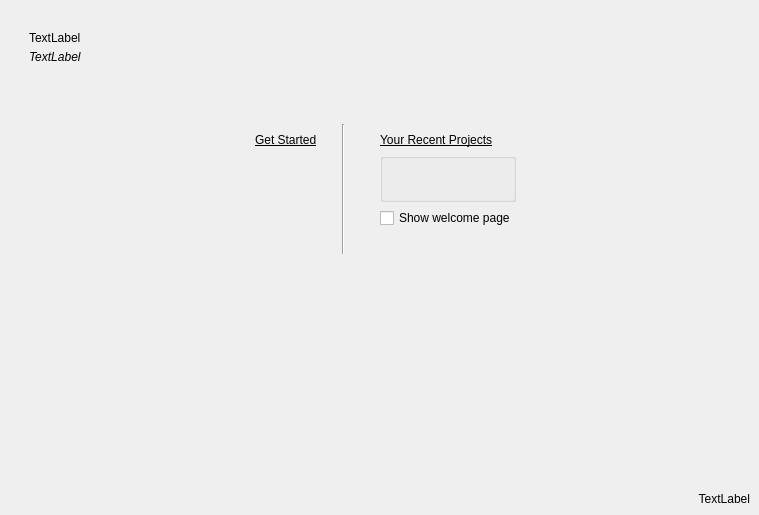
<?xml version="1.0" encoding="UTF-8"?>
<ui version="4.0">
 <class>WelcomePageWidget</class>
 <widget class="QWidget" name="WelcomePageWidget">
  <property name="geometry">
   <rect>
    <x>0</x>
    <y>0</y>
    <width>759</width>
    <height>515</height>
   </rect>
  </property>
  <property name="windowTitle">
   <string>Form</string>
  </property>
  <layout class="QVBoxLayout" name="verticalLayout_4">
   <property name="spacing">
    <number>5</number>
   </property>
   <property name="leftMargin">
    <number>9</number>
   </property>
   <property name="rightMargin">
    <number>9</number>
   </property>
   <property name="bottomMargin">
    <number>9</number>
   </property>
   <item>
    <layout class="QGridLayout" name="gridLayout_2">
     <property name="leftMargin">
      <number>20</number>
     </property>
     <property name="topMargin">
      <number>20</number>
     </property>
     <item row="0" column="0">
      <widget class="QLabel" name="labelLogo">
       <property name="sizePolicy">
        <sizepolicy hsizetype="Maximum" vsizetype="Preferred">
         <horstretch>0</horstretch>
         <verstretch>0</verstretch>
        </sizepolicy>
       </property>
       <property name="text">
        <string>TextLabel</string>
       </property>
      </widget>
     </item>
     <item row="1" column="0">
      <widget class="QLabel" name="labelHeader">
       <property name="sizePolicy">
        <sizepolicy hsizetype="Maximum" vsizetype="Preferred">
         <horstretch>0</horstretch>
         <verstretch>0</verstretch>
        </sizepolicy>
       </property>
       <property name="font">
        <font>
         <italic>true</italic>
        </font>
       </property>
       <property name="text">
        <string>TextLabel</string>
       </property>
      </widget>
     </item>
     <item row="0" column="1" rowspan="2">
      <spacer name="horizontalSpacer_3">
       <property name="orientation">
        <enum>Qt::Horizontal</enum>
       </property>
       <property name="sizeHint" stdset="0">
        <size>
         <width>40</width>
         <height>20</height>
        </size>
       </property>
      </spacer>
     </item>
    </layout>
   </item>
   <item>
    <widget class="QWidget" name="widget_3" native="true">
     <property name="minimumSize">
      <size>
       <width>0</width>
       <height>50</height>
      </size>
     </property>
    </widget>
   </item>
   <item>
    <layout class="QHBoxLayout" name="horizontalLayout">
     <item>
      <spacer name="horizontalSpacer">
       <property name="orientation">
        <enum>Qt::Horizontal</enum>
       </property>
       <property name="sizeHint" stdset="0">
        <size>
         <width>40</width>
         <height>20</height>
        </size>
       </property>
      </spacer>
     </item>
     <item>
      <widget class="QWidget" name="widget" native="true">
       <property name="sizePolicy">
        <sizepolicy hsizetype="Preferred" vsizetype="Preferred">
         <horstretch>0</horstretch>
         <verstretch>0</verstretch>
        </sizepolicy>
       </property>
       <layout class="QGridLayout" name="gridLayout">
        <property name="leftMargin">
         <number>20</number>
        </property>
        <property name="rightMargin">
         <number>20</number>
        </property>
        <item row="0" column="0">
         <widget class="QLabel" name="labelGetStarted">
          <property name="sizePolicy">
           <sizepolicy hsizetype="Preferred" vsizetype="Maximum">
            <horstretch>0</horstretch>
            <verstretch>0</verstretch>
           </sizepolicy>
          </property>
          <property name="font">
           <font>
            <underline>true</underline>
           </font>
          </property>
          <property name="text">
           <string>Get Started</string>
          </property>
         </widget>
        </item>
        <item row="2" column="0">
         <spacer name="verticalSpacer">
          <property name="orientation">
           <enum>Qt::Vertical</enum>
          </property>
          <property name="sizeHint" stdset="0">
           <size>
            <width>20</width>
            <height>40</height>
           </size>
          </property>
         </spacer>
        </item>
        <item row="1" column="0">
         <layout class="QVBoxLayout" name="verticalLayout">
          <property name="spacing">
           <number>0</number>
          </property>
          <property name="sizeConstraint">
           <enum>QLayout::SetDefaultConstraint</enum>
          </property>
          <property name="leftMargin">
           <number>20</number>
          </property>
          <property name="topMargin">
           <number>20</number>
          </property>
         </layout>
        </item>
       </layout>
      </widget>
     </item>
     <item>
      <widget class="QWidget" name="widget_4" native="true">
       <property name="minimumSize">
        <size>
         <width>0</width>
         <height>0</height>
        </size>
       </property>
       <layout class="QVBoxLayout" name="verticalLayout_2">
        <property name="spacing">
         <number>0</number>
        </property>
        <property name="leftMargin">
         <number>0</number>
        </property>
        <property name="topMargin">
         <number>0</number>
        </property>
        <property name="rightMargin">
         <number>0</number>
        </property>
        <property name="bottomMargin">
         <number>0</number>
        </property>
        <item>
         <widget class="Line" name="line">
          <property name="minimumSize">
           <size>
            <width>0</width>
            <height>130</height>
           </size>
          </property>
          <property name="orientation">
           <enum>Qt::Vertical</enum>
          </property>
         </widget>
        </item>
        <item>
         <spacer name="verticalSpacer_3">
          <property name="orientation">
           <enum>Qt::Vertical</enum>
          </property>
          <property name="sizeHint" stdset="0">
           <size>
            <width>0</width>
            <height>0</height>
           </size>
          </property>
         </spacer>
        </item>
       </layout>
      </widget>
     </item>
     <item>
      <widget class="QWidget" name="widget_2" native="true">
       <layout class="QGridLayout" name="gridLayout_4" columnstretch="0,0,0">
        <property name="leftMargin">
         <number>30</number>
        </property>
        <property name="spacing">
         <number>6</number>
        </property>
        <item row="2" column="2">
         <widget class="QCheckBox" name="checkBox">
          <property name="text">
           <string>Show welcome page</string>
          </property>
         </widget>
        </item>
        <item row="1" column="2">
         <widget class="QGroupBox" name="groupBox">
          <property name="minimumSize">
           <size>
            <width>0</width>
            <height>0</height>
           </size>
          </property>
          <property name="title">
           <string/>
          </property>
          <property name="flat">
           <bool>false</bool>
          </property>
          <layout class="QGridLayout" name="gridLayout_3">
           <property name="leftMargin">
            <number>15</number>
           </property>
           <property name="topMargin">
            <number>15</number>
           </property>
           <property name="rightMargin">
            <number>15</number>
           </property>
           <property name="bottomMargin">
            <number>15</number>
           </property>
           <property name="horizontalSpacing">
            <number>15</number>
           </property>
           <property name="verticalSpacing">
            <number>0</number>
           </property>
           <item row="0" column="0">
            <layout class="QVBoxLayout" name="verticalLayoutRecent">
             <property name="leftMargin">
              <number>5</number>
             </property>
             <property name="topMargin">
              <number>5</number>
             </property>
             <property name="rightMargin">
              <number>5</number>
             </property>
             <property name="bottomMargin">
              <number>5</number>
             </property>
            </layout>
           </item>
          </layout>
         </widget>
        </item>
        <item row="3" column="2">
         <spacer name="verticalSpacer_2">
          <property name="orientation">
           <enum>Qt::Vertical</enum>
          </property>
          <property name="sizeHint" stdset="0">
           <size>
            <width>20</width>
            <height>40</height>
           </size>
          </property>
         </spacer>
        </item>
        <item row="0" column="2">
         <widget class="QLabel" name="labelRecentProj">
          <property name="sizePolicy">
           <sizepolicy hsizetype="Preferred" vsizetype="Maximum">
            <horstretch>0</horstretch>
            <verstretch>0</verstretch>
           </sizepolicy>
          </property>
          <property name="font">
           <font>
            <underline>true</underline>
           </font>
          </property>
          <property name="text">
           <string>Your Recent Projects</string>
          </property>
         </widget>
        </item>
       </layout>
      </widget>
     </item>
     <item>
      <spacer name="horizontalSpacer_2">
       <property name="orientation">
        <enum>Qt::Horizontal</enum>
       </property>
       <property name="sizeHint" stdset="0">
        <size>
         <width>40</width>
         <height>20</height>
        </size>
       </property>
      </spacer>
     </item>
    </layout>
   </item>
   <item>
    <widget class="QWidget" name="consoleWidget" native="true"/>
   </item>
   <item>
    <widget class="QLabel" name="labelBottom">
     <property name="text">
      <string>TextLabel</string>
     </property>
     <property name="alignment">
      <set>Qt::AlignRight|Qt::AlignTrailing|Qt::AlignVCenter</set>
     </property>
    </widget>
   </item>
  </layout>
 </widget>
 <resources/>
 <connections/>
</ui>
